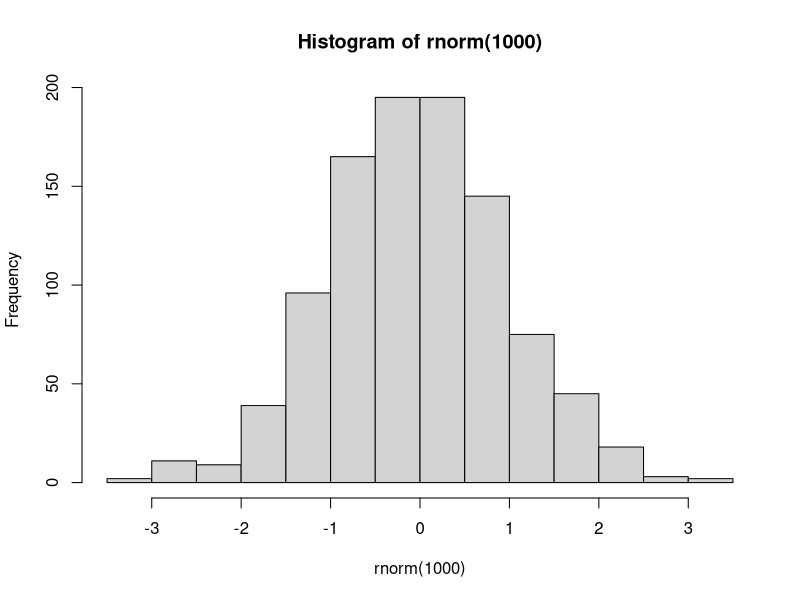
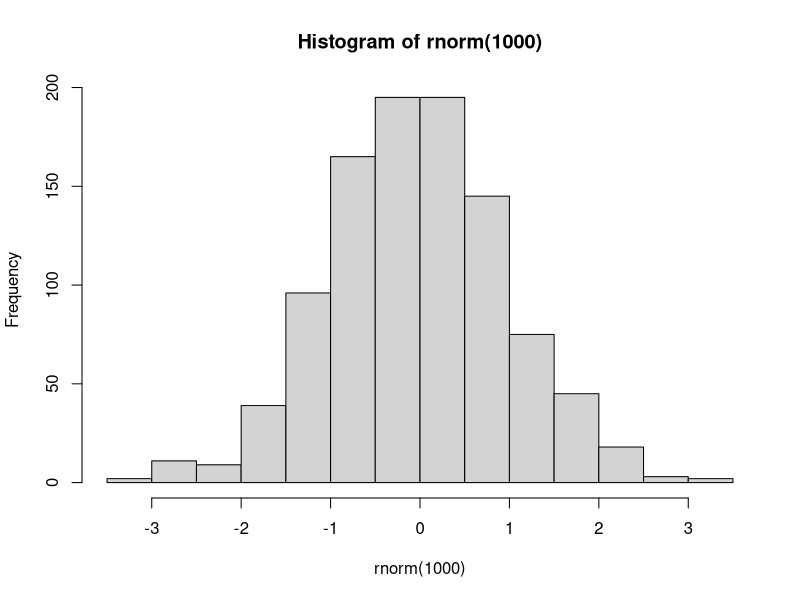

Write the R code that produced these figures, in order.
## ---- chunk 1
set.seed(1234)
hist(rnorm(1000))
## ---- chunk 2
set.seed(1234)
hist(rnorm(1000))
